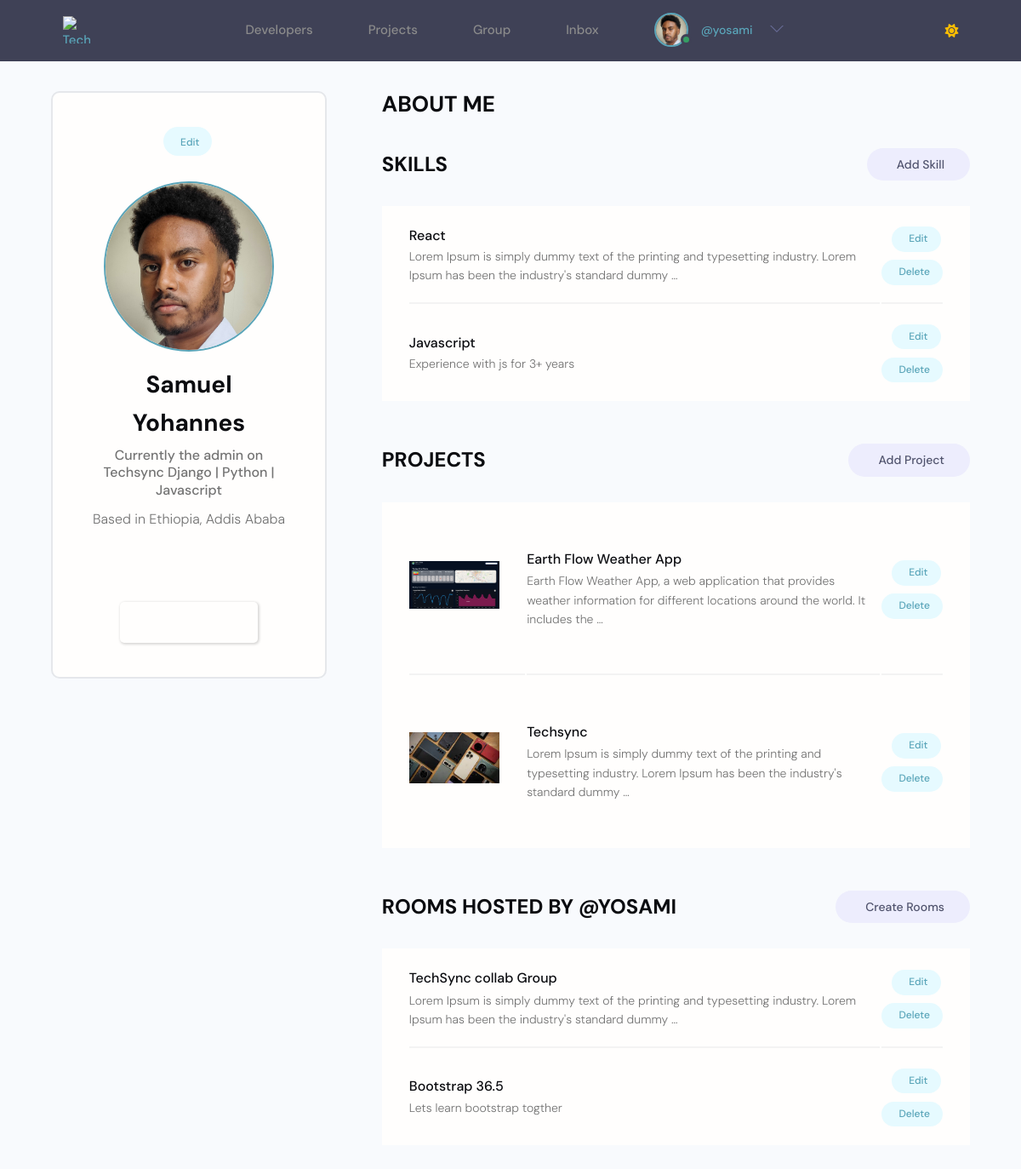
Before: /account/ (signed in) with the older database file.
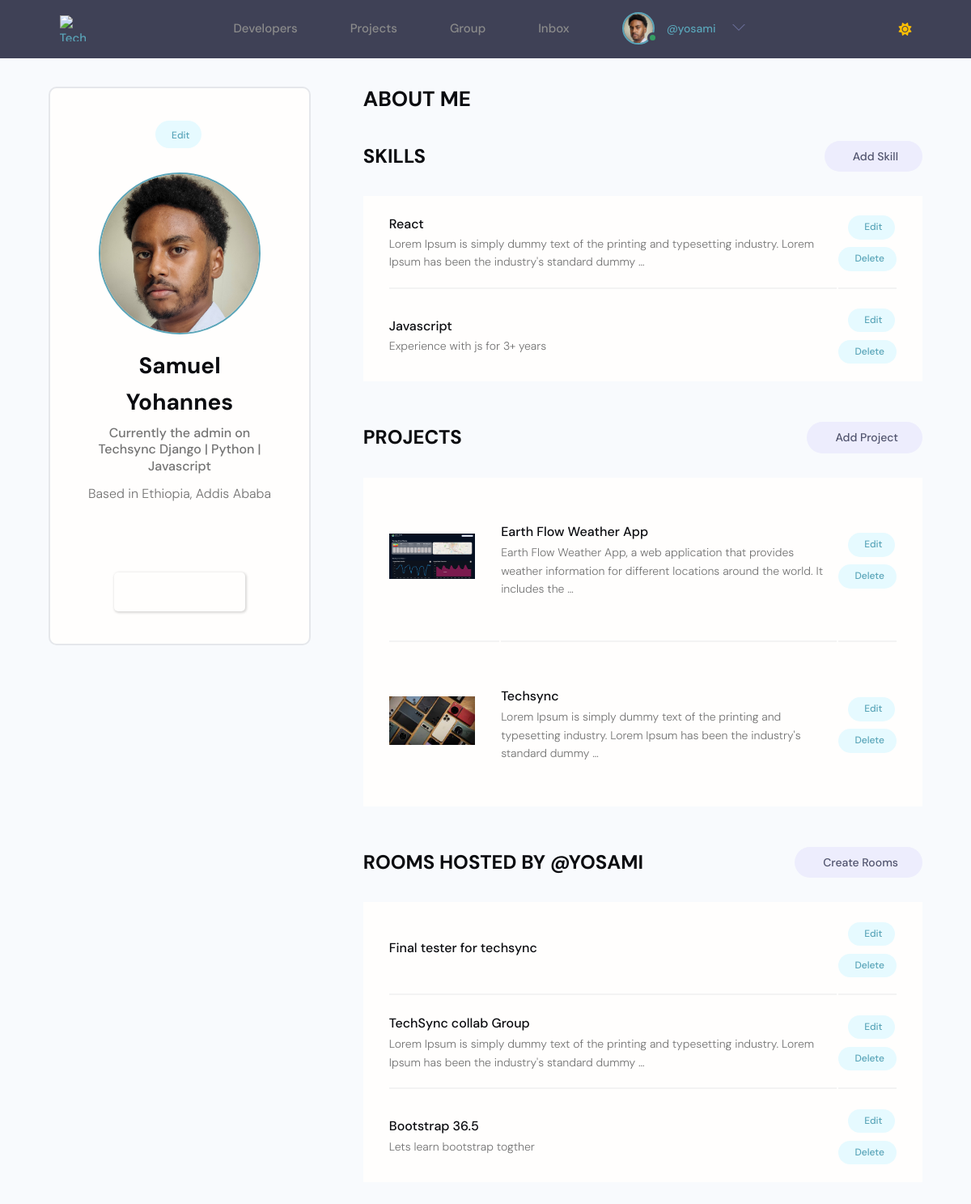
After: the same page with the newer database file.
### users/models.py (models this page shows, shortened)
class Skill(models.Model):
    id = models.UUIDField(default=uuid.uuid4, primary_key=True, unique=True, editable=False, )
    owner = models.ForeignKey(Profile, on_delete=models.CASCADE, null=True, blank=True)
    name = models.CharField(max_length=200, blank=True,null=True)
    description = models.TextField(blank=True, null=True)
    created_at = models.DateTimeField(auto_now_add=True)

### projects/models.py (models this page shows, shortened)
class Project(models.Model):
    id = models.UUIDField(default=uuid.uuid4, primary_key=True, unique=True, editable=False)
    owner = models.ForeignKey(Profile, on_delete=models.SET_NULL, null=True)
    title = models.CharField(max_length=100)
    description = models.TextField(null=True, blank=True)
    image = models.ImageField(null=True, blank=True, default='default.jpg', upload_to= 'project_image')
    demo_link = models.URLField(null=True, blank=True)
    source_link = models.URLField(null=True, blank=True)
    created_at = models.DateTimeField(auto_now_add=True)
    tags = models.ManyToManyField('Tag', blank=True)
    vote_count = models.IntegerField(default=0, null=True, blank=True)
    vote_ratio = models.IntegerField(default=0, null=True, blank=True)
    class Meta:
        ordering = ['-created_at']

### group/models.py (models this page shows, shortened)
class Room(models.Model):
    id = models.UUIDField(default=uuid.uuid4, primary_key=True, unique=True, editable=False, )
    host = models.ForeignKey(User, on_delete=models.SET_NULL, null=True)
    topic = models.ForeignKey(Topic, on_delete=models.SET_NULL, null=True)
    name = models.CharField(max_length=200)
    description = models.TextField(null=True, blank=True)
    participants = models.ManyToManyField(User, related_name='participants', blank=True)
    users_online = models.ManyToManyField(User, related_name='online_in_rooms', blank=True)
    updated = models.DateTimeField(auto_now=True)
    created = models.DateTimeField(auto_now_add=True)
    class Meta:
        ordering = ['-updated', '-created']

### users/views.py (the view)
# urls.py: path('account/', views.userAccount, name='user-account'),
@login_required(login_url='login')
def userAccount(request):
    profile = request.user.profile
    skills = profile.skill_set.all()
    projects = profile.project_set.all()
    rooms = Room.objects.filter(host=request.user)
    context = {
        'profile': profile,
        'skills': skills,
        'projects': projects,
        'rooms': rooms,
    }
    return render(request, 'users/account.html', context)

### templates/users/account.html (shortened to what this page needs)
{% extends "main/main.html" %}
  {% block content %}
  <main class="settingsPage profile my-md">
    <div class="container">
      <div class="layout">
        <div class="column column--1of3">
          <div class="card text-center">
            <div class="card__body dev">
              <a class="tag tag--pill tag--main settings__btn" href="{% url 'edit-account' %}"> Edit</a>
              <img class="avatar avatar--xl dev__avatar" src="{{ profile.profile_image.url }}" />
              <h2 class="dev__name">{{profile.name}}</h2>
              <p class="dev__title">{{profile.headline}}</p>
              <p class="dev__location">Based in {{profile.location}}</p>
              <ul class="dev__social">
              </ul>
              <a href="#" class="btn btn--sub btn--lg">Send Message </a>
            </div>
          </div>
        </div>
        <div class="column column--2of3">
          <div class="devInfo">
            <h3 class="devInfo__title">About Me</h3>
          </div>
          <div class="settings">
            <h3 class="settings__title">Skills</h3>
            <a class="tag tag--pill tag--sub settings__btn tag--lg" href="{% url 'add-skill'%}"> Add Skill</a>
          </div>
          <table class="settings__table">
            {% for skill in skills %}
            <tr>
              <td class="settings__tableInfo">
                <h4>{{skill.name}}</h4>
                <p>
                  {{skill.description|truncatewords:20}}
                </p>
              </td>
              <td class="settings__tableActions">
                <a class="tag tag--pill tag--main settings__btn" href="{% url 'update-skill' skill.id %}"> Edit</a>
                <a class="tag tag--pill tag--main settings__btn" href="{% url 'delete-skill' skill.id %}?next=/account">
                  Delete</a>
              </td>
            </tr>
            {% endfor %}
          </table>
          <div class="settings">
            <h3 class="settings__title">Projects</h3>
            <a class="tag tag--pill tag--sub settings__btn tag--lg" href="{% url 'create-project' %}"> Add Project</a>
          </div>
          <table class="settings__table">
            {% for project in projects %}
            <tr>
              <td class="settings__thumbnail">
                <a href="{% url 'project_detail' project.pk %}"><img src="{{project.image.url}}" alt="Project Thumbnail" /></a>
              </td>
              <td class="settings__tableInfo">
                <a href="{% url 'project_detail' project.pk %}">{{project.title}}</a>
                <p>
                  {{project.description|truncatewords:20}}
                </p>
              </td>
              <td class="settings__tableActions">
                <a class="tag tag--pill tag--main settings__btn" href="{% url 'update-project' project.pk %}"> Edit</a>
                <a class="tag tag--pill tag--main settings__btn" href="{% url 'delete-project' project.pk %}?next=/account">
                  Delete</a>
              </td>
            </tr>
            {% endfor %}
          </table>
<div class="settings">
  <h3 class="settings__title">ROOMS HOSTED BY @{{profile.username}}</h3>
  <a class="tag tag--pill tag--sub settings__btn tag--lg" href="{% url 'create-room' %}"> Create Rooms</a>
</div>
<table class="settings__table">
  {% for room in rooms %}
  <tr>
    <td class="settings__tableInfo">
      <a href="{% url 'room' room.id %}">{{room.name}}</a>
      <p>
        {{room.description|truncatewords:20}}
      </p>
    </td>
    <td class="settings__tableActions">
      <a class="tag tag--pill tag--main settings__btn" href="{% url 'update-room' room.id %}?next=/account"> Edit</a>
      <a class="tag tag--pill tag--main settings__btn" href="{% url 'delete-room' room.id %}?next=/account">
        Delete</a>
    </td>
  </tr>
  {% endfor %}
</table>
      </div>
    </div>
  </div>
  </main>
  {% endblock content %}

Changed rows visible on the page:
added Room: name "Final tester for techsync"
